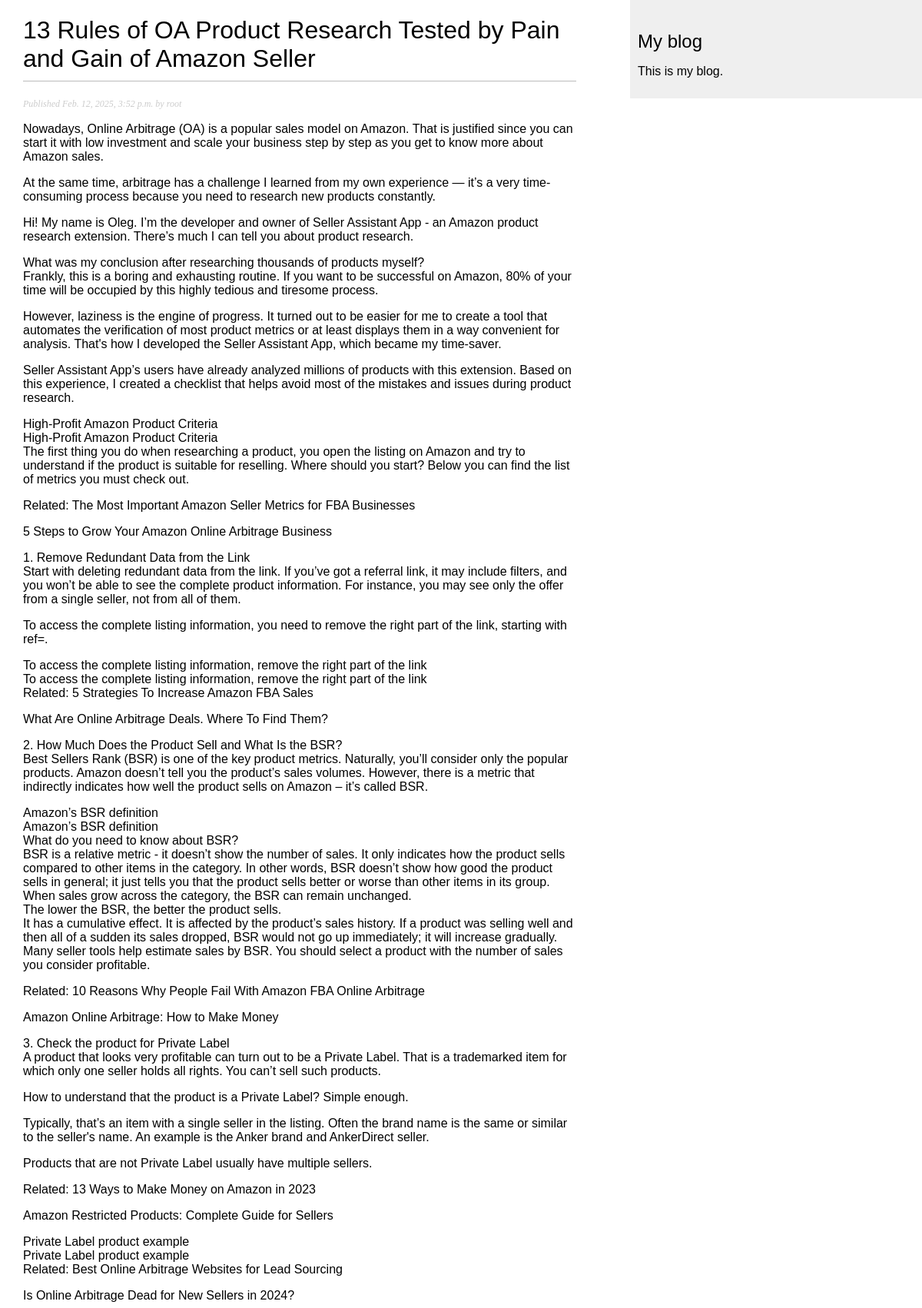
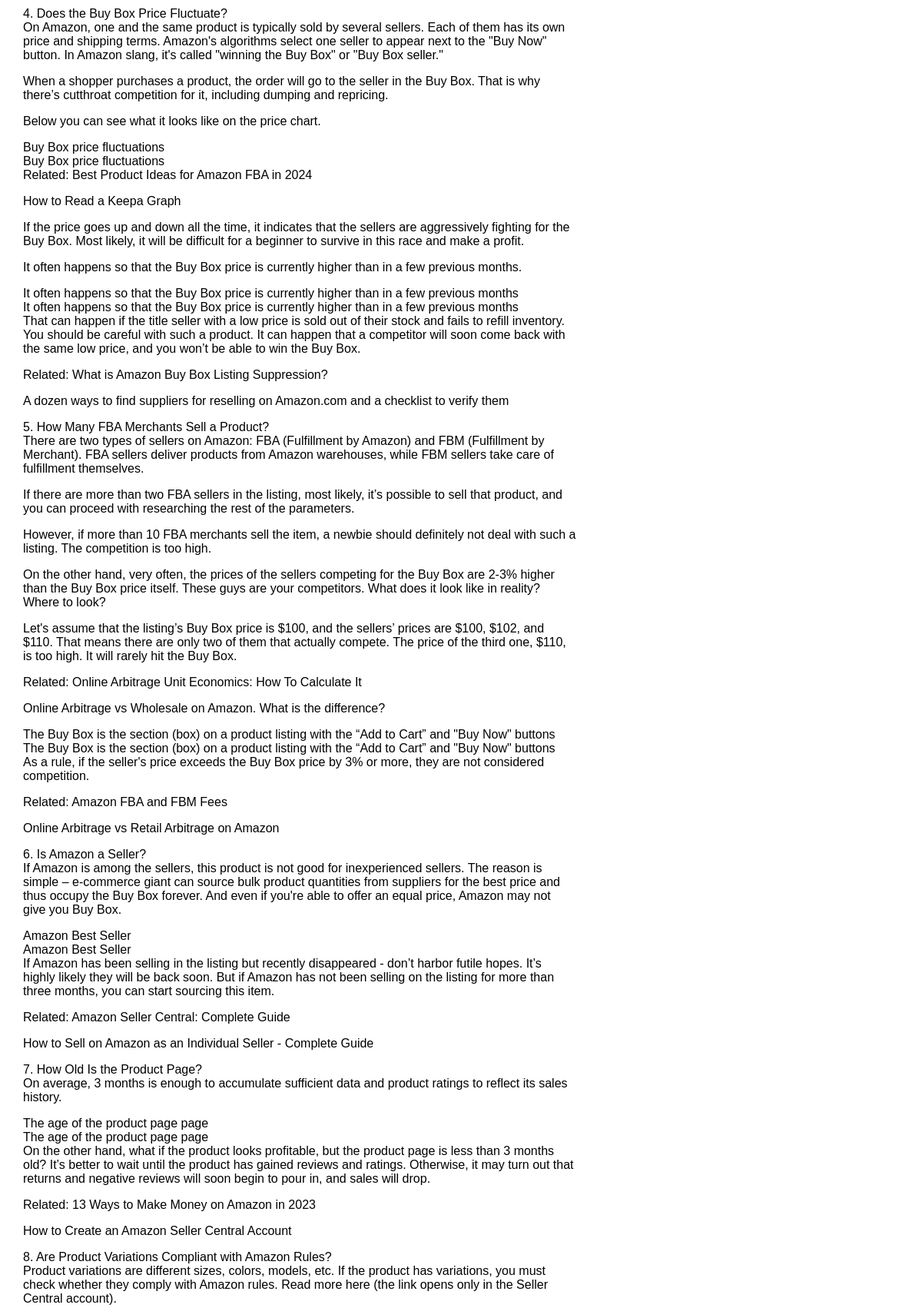
The app's page /blog/2025/2/12/13-rules-of-oa-product-research-tested-by-pain-and-gain-of-amazon-seller/ (upper part) with its own data (2 pictures, top to bottom).
### blog/models.py (models this page shows, shortened)
class Post(models.Model):
    class Status(models.TextChoices):
        DRAFT = 'DF', 'Draft'
        PUBLISHED = 'PB', 'Published'
    title = models.CharField(max_length=250)
    slug = models.SlugField(
        max_length=250,
        unique_for_date='publish'
    )
    author = models.ForeignKey(
        settings.AUTH_USER_MODEL,
        on_delete=models.CASCADE,
        related_name='blog_posts'
    )
    body = models.TextField()
    publish = models.DateTimeField(default=timezone.now)
    created = models.DateTimeField(auto_now_add=True)
    updated = models.DateTimeField(auto_now=True)
    status = models.CharField(
        max_length=2,
        choices=Status,
        default=Status.DRAFT
    )
    objects = models.Manager()  # The default manager.
    published = PublishedManager()  # Our custom manager.
    class Meta:
        ordering = ['-publish']
        indexes = [
            models.Index(fields=['-publish']),
        ]

### blog/views.py (the view)
# urls.py: path('<int:year>/<int:month>/<int:day>/<slug:post>/', view=views.post_detail, name= 'post_detail'),
def post_detail(request, year, month, day, post):
    try:
        post = get_object_or_404(
            Post,
            status=Post.Status.PUBLISHED,
            slug=post,
            publish__year=year,
            publish__month=month,
            publish__day=day
        )
        return render(
            request,
            'detail.html',
            {'post': post}
        )
    except Exception as e:
        printError(e)
        return render(
            request,
            'detail.html',
            {'post': "This Blog can't be fetched at this moment"}
        )

### Templates/detail.html (shortened to what this page needs)
{% extends "base.html" %}
 {% block content %}
  <h1>{{ post.title }}</h1>
  <p class="date">
    Published {{ post.publish }} by {{ post.author }}
  </p>
  {{ post.body|linebreaks }}
 {% endblock %}

### static/CSS/blog.css (style rules this page uses)
body { margin: 0; padding: 0; font-family: helvetica, sans-serif; }
h1 { font-weight: normal; border-bottom: 1px solid #bbb; padding: 0 0 10px 0; }
p.date { color: #ccc; font-family: georgia, serif; font-size: 12px; font-style: italic; }

### records on screen
Post: title "13 Rules of OA Product Research Tested by Pain and Gain of Amazon Seller", publish "Feb. 12, 2025, 3:52 p.m.", author "root", body "‍Nowadays, Online Arbitrage (OA) is a popular sales model on Amazon. That is justified since you can start it with low investment and scale your business step by step as you get to know more about Amazon sales. At the same time, arbitrage has a challenge I learned from my own experience — it’s a very time-consuming process because you need to research new products constantly. Hi! My name is Oleg. I’m the developer and owner of Seller Assistant App - an Amazon product research extension. There’s much I can tell you about product research. What was my conclusion after researching thousands of products myself? Frankly, this is a boring and exhausting routine. If you want to be successful on…"
